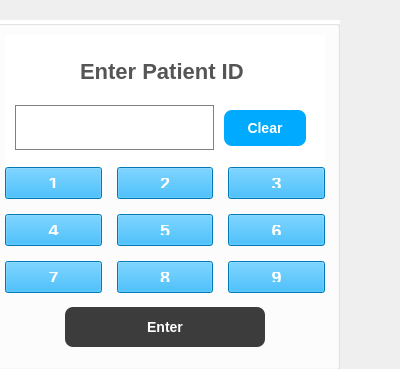
<?xml version="1.0" encoding="UTF-8"?>
<ui version="4.0">
 <class>Dialog</class>
 <widget class="QDialog" name="Dialog">
  <property name="geometry">
   <rect>
    <x>0</x>
    <y>0</y>
    <width>400</width>
    <height>369</height>
   </rect>
  </property>
  <property name="windowTitle">
   <string>Dialog</string>
  </property>
  <widget class="QGroupBox" name="groupBox">
   <property name="geometry">
    <rect>
     <x>-10</x>
     <y>20</y>
     <width>350</width>
     <height>350</height>
    </rect>
   </property>
   <property name="minimumSize">
    <size>
     <width>250</width>
     <height>350</height>
    </size>
   </property>
   <property name="maximumSize">
    <size>
     <width>350</width>
     <height>350</height>
    </size>
   </property>
   <property name="styleSheet">
    <string notr="true">    font-size: 18px;
    font-weight: bold;
    padding: 5px;
background-color:white;


</string>
   </property>
   <layout class="QVBoxLayout" name="verticalLayout_8">
    <item>
     <widget class="QGroupBox" name="groupBox_5">
      <property name="sizePolicy">
       <sizepolicy hsizetype="Preferred" vsizetype="Preferred">
        <horstretch>0</horstretch>
        <verstretch>0</verstretch>
       </sizepolicy>
      </property>
      <property name="minimumSize">
       <size>
        <width>0</width>
        <height>140</height>
       </size>
      </property>
      <property name="styleSheet">
       <string notr="true">    font-size: 22px;
    font-weight: bold;
    padding: 5px;
    color: #555555;
border:none;</string>
      </property>
      <property name="title">
       <string/>
      </property>
      <layout class="QVBoxLayout" name="verticalLayout_10">
       <property name="leftMargin">
        <number>0</number>
       </property>
       <property name="topMargin">
        <number>10</number>
       </property>
       <property name="rightMargin">
        <number>5</number>
       </property>
       <property name="bottomMargin">
        <number>5</number>
       </property>
       <item alignment="Qt::AlignHCenter">
        <widget class="QLabel" name="label_11">
         <property name="maximumSize">
          <size>
           <width>16777215</width>
           <height>30</height>
          </size>
         </property>
         <property name="text">
          <string>Enter Patient ID</string>
         </property>
         <property name="margin">
          <number>0</number>
         </property>
        </widget>
       </item>
       <item>
        <widget class="QGroupBox" name="groupBox_10">
         <property name="minimumSize">
          <size>
           <width>250</width>
           <height>50</height>
          </size>
         </property>
         <property name="maximumSize">
          <size>
           <width>16777215</width>
           <height>60</height>
          </size>
         </property>
         <property name="styleSheet">
          <string notr="true">border:none;</string>
         </property>
         <property name="title">
          <string/>
         </property>
         <layout class="QHBoxLayout" name="horizontalLayout_7">
          <property name="leftMargin">
           <number>0</number>
          </property>
          <property name="topMargin">
           <number>0</number>
          </property>
          <property name="rightMargin">
           <number>0</number>
          </property>
          <property name="bottomMargin">
           <number>0</number>
          </property>
          <item>
           <widget class="QLineEdit" name="lineEdit_password_2">
            <property name="minimumSize">
             <size>
              <width>0</width>
              <height>45</height>
             </size>
            </property>
            <property name="styleSheet">
             <string notr="true">border: 1px solid gray;</string>
            </property>
            <property name="echoMode">
             <enum>QLineEdit::Password</enum>
            </property>
           </widget>
          </item>
          <item>
           <widget class="QPushButton" name="pushButton_clear_2">
            <property name="minimumSize">
             <size>
              <width>90</width>
              <height>40</height>
             </size>
            </property>
            <property name="styleSheet">
             <string notr="true">    background-color: rgb(0, 170, 255);
    color: white;
    border: none;
    padding: 10px 20px;
    text-align: center;
    text-decoration: none;
    display: inline-block;
    font-size: 14px;
    font-weight:bold;
    margin: 4px 4px;
    cursor: pointer;
    border-radius: 8px;
    transition-duration: 0.4s;</string>
            </property>
            <property name="text">
             <string>Clear</string>
            </property>
           </widget>
          </item>
         </layout>
        </widget>
       </item>
      </layout>
     </widget>
    </item>
    <item>
     <layout class="QGridLayout" name="gridLayout_keypad_2">
      <property name="topMargin">
       <number>0</number>
      </property>
      <property name="spacing">
       <number>15</number>
      </property>
      <item row="4" column="0">
       <widget class="QPushButton" name="pushButton_11">
        <property name="styleSheet">
         <string notr="true">    font-size: 18px;
    font-weight: bold;
color: white;
background-color:rgb(0, 170, 255);
    padding: 10px;
    color: rgb(255, 255, 255);</string>
        </property>
        <property name="text">
         <string>7</string>
        </property>
       </widget>
      </item>
      <item row="3" column="1">
       <widget class="QPushButton" name="pushButton_12">
        <property name="styleSheet">
         <string notr="true">    font-size: 18px;
    font-weight: bold;
color: white;
background-color:rgb(0, 170, 255);
    padding: 10px;
    color: rgb(255, 255, 255);</string>
        </property>
        <property name="text">
         <string>5</string>
        </property>
       </widget>
      </item>
      <item row="4" column="2">
       <widget class="QPushButton" name="pushButton_14">
        <property name="styleSheet">
         <string notr="true">    font-size: 18px;
    font-weight: bold;
color: white;
background-color:rgb(0, 170, 255);
    padding: 10px;
    color: rgb(255, 255, 255);</string>
        </property>
        <property name="text">
         <string>9</string>
        </property>
       </widget>
      </item>
      <item row="2" column="1">
       <widget class="QPushButton" name="pushButton_15">
        <property name="styleSheet">
         <string notr="true">    font-size: 18px;
    font-weight: bold;
color: white;
background-color:rgb(0, 170, 255);
    padding: 10px;
    color: rgb(255, 255, 255);</string>
        </property>
        <property name="text">
         <string>2</string>
        </property>
       </widget>
      </item>
      <item row="2" column="0">
       <widget class="QPushButton" name="pushButton_16">
        <property name="styleSheet">
         <string notr="true">    font-size: 18px;
    font-weight: bold;
color: white;
background-color:rgb(0, 170, 255);
    padding: 10px;
    color: rgb(255, 255, 255);</string>
        </property>
        <property name="text">
         <string>1</string>
        </property>
       </widget>
      </item>
      <item row="2" column="2">
       <widget class="QPushButton" name="pushButton_17">
        <property name="styleSheet">
         <string notr="true">    font-size: 18px;
    font-weight: bold;
color: white;
background-color:rgb(0, 170, 255);
    padding: 10px;
    color: rgb(255, 255, 255);</string>
        </property>
        <property name="text">
         <string>3</string>
        </property>
       </widget>
      </item>
      <item row="4" column="1">
       <widget class="QPushButton" name="pushButton_18">
        <property name="styleSheet">
         <string notr="true">    font-size: 18px;
    font-weight: bold;
color: white;
background-color:rgb(0, 170, 255);
    padding: 10px;
    color: rgb(255, 255, 255);</string>
        </property>
        <property name="text">
         <string>8</string>
        </property>
       </widget>
      </item>
      <item row="3" column="2">
       <widget class="QPushButton" name="pushButton_19">
        <property name="styleSheet">
         <string notr="true">    font-size: 18px;
    font-weight: bold;
color: white;
background-color:rgb(0, 170, 255);
    padding: 10px;
    color: rgb(255, 255, 255);</string>
        </property>
        <property name="text">
         <string>6</string>
        </property>
       </widget>
      </item>
      <item row="3" column="0">
       <widget class="QPushButton" name="pushButton_20">
        <property name="styleSheet">
         <string notr="true">    font-size: 18px;
    font-weight: bold;
color: white;
background-color:rgb(0, 170, 255);
    padding: 10px;
    color: rgb(255, 255, 255);</string>
        </property>
        <property name="text">
         <string>4</string>
        </property>
       </widget>
      </item>
     </layout>
    </item>
    <item alignment="Qt::AlignHCenter">
     <widget class="QPushButton" name="pushButton_login_2">
      <property name="minimumSize">
       <size>
        <width>200</width>
        <height>0</height>
       </size>
      </property>
      <property name="maximumSize">
       <size>
        <width>250</width>
        <height>16777215</height>
       </size>
      </property>
      <property name="styleSheet">
       <string notr="true">    background-color:rgb(60, 60, 60);
    color: white;
    border: none;
    padding: 12px 24px;
	margin: 8px 0px;
    text-align: center;
    text-decoration: none;
    display: inline-block;
    font-size: 14px;
    font-weight:bold;
    cursor: pointer;
    border-radius: 8px;
    transition-duration: 0.4s;</string>
      </property>
      <property name="text">
       <string>Enter</string>
      </property>
     </widget>
    </item>
   </layout>
  </widget>
 </widget>
 <resources/>
 <connections/>
</ui>
